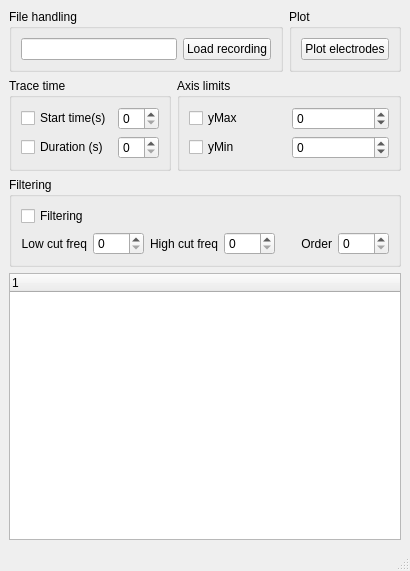
<?xml version="1.0" encoding="UTF-8"?>
<ui version="4.0">
 <class>MainWindow</class>
 <widget class="QMainWindow" name="MainWindow">
  <property name="geometry">
   <rect>
    <x>0</x>
    <y>0</y>
    <width>410</width>
    <height>571</height>
   </rect>
  </property>
  <property name="windowTitle">
   <string>MainWindow</string>
  </property>
  <widget class="QWidget" name="centralwidget">
   <layout class="QGridLayout" name="gridLayout_6">
    <item row="0" column="0" colspan="2">
     <widget class="QGroupBox" name="groupBox_4">
      <property name="title">
       <string>File handling</string>
      </property>
      <layout class="QGridLayout" name="gridLayout_4">
       <item row="0" column="0">
        <widget class="QLineEdit" name="line_fname"/>
       </item>
       <item row="0" column="1">
        <widget class="QPushButton" name="btn_load_rec">
         <property name="text">
          <string>Load recording</string>
         </property>
        </widget>
       </item>
      </layout>
     </widget>
    </item>
    <item row="0" column="2">
     <widget class="QGroupBox" name="groupBox_5">
      <property name="title">
       <string>Plot</string>
      </property>
      <layout class="QGridLayout" name="gridLayout_5">
       <item row="0" column="0">
        <widget class="QPushButton" name="btn_plot_rec">
         <property name="text">
          <string>Plot electrodes</string>
         </property>
        </widget>
       </item>
      </layout>
     </widget>
    </item>
    <item row="1" column="0">
     <widget class="QGroupBox" name="groupBox">
      <property name="title">
       <string>Trace time</string>
      </property>
      <layout class="QGridLayout" name="gridLayout_2">
       <item row="0" column="0">
        <widget class="QCheckBox" name="en_tstart">
         <property name="text">
          <string>Start time(s)</string>
         </property>
        </widget>
       </item>
       <item row="0" column="1">
        <widget class="QSpinBox" name="val_tstart"/>
       </item>
       <item row="1" column="0">
        <widget class="QCheckBox" name="en_duration">
         <property name="text">
          <string>Duration (s)</string>
         </property>
        </widget>
       </item>
       <item row="1" column="1">
        <widget class="QSpinBox" name="val_duration"/>
       </item>
      </layout>
     </widget>
    </item>
    <item row="1" column="1" colspan="2">
     <widget class="QGroupBox" name="groupBox_2">
      <property name="title">
       <string>Axis limits</string>
      </property>
      <layout class="QGridLayout" name="gridLayout_3">
       <item row="0" column="0">
        <widget class="QCheckBox" name="en_yMax">
         <property name="text">
          <string>yMax</string>
         </property>
        </widget>
       </item>
       <item row="0" column="1">
        <widget class="QDoubleSpinBox" name="val_yMax">
         <property name="decimals">
          <number>0</number>
         </property>
         <property name="minimum">
          <double>-65536.000000000000000</double>
         </property>
         <property name="maximum">
          <double>65536.000000000000000</double>
         </property>
        </widget>
       </item>
       <item row="1" column="0">
        <widget class="QCheckBox" name="en_yMin">
         <property name="text">
          <string>yMin</string>
         </property>
        </widget>
       </item>
       <item row="1" column="1">
        <widget class="QDoubleSpinBox" name="val_yMin">
         <property name="decimals">
          <number>0</number>
         </property>
         <property name="minimum">
          <double>-65536.000000000000000</double>
         </property>
         <property name="maximum">
          <double>65536.000000000000000</double>
         </property>
        </widget>
       </item>
      </layout>
     </widget>
    </item>
    <item row="2" column="0" colspan="3">
     <widget class="QGroupBox" name="groupBox_3">
      <property name="title">
       <string>Filtering</string>
      </property>
      <layout class="QGridLayout" name="gridLayout">
       <item row="0" column="0" colspan="2">
        <widget class="QCheckBox" name="en_filter">
         <property name="text">
          <string>Filtering</string>
         </property>
        </widget>
       </item>
       <item row="1" column="0">
        <widget class="QLabel" name="label">
         <property name="text">
          <string>Low cut freq</string>
         </property>
         <property name="alignment">
          <set>Qt::AlignRight|Qt::AlignTrailing|Qt::AlignVCenter</set>
         </property>
        </widget>
       </item>
       <item row="1" column="1">
        <widget class="QSpinBox" name="box_filter_lowcut"/>
       </item>
       <item row="1" column="2">
        <widget class="QLabel" name="label_2">
         <property name="text">
          <string>High cut freq</string>
         </property>
         <property name="alignment">
          <set>Qt::AlignRight|Qt::AlignTrailing|Qt::AlignVCenter</set>
         </property>
        </widget>
       </item>
       <item row="1" column="3">
        <widget class="QSpinBox" name="box_filter_highcut"/>
       </item>
       <item row="1" column="4">
        <widget class="QLabel" name="label_3">
         <property name="text">
          <string>Order</string>
         </property>
         <property name="alignment">
          <set>Qt::AlignRight|Qt::AlignTrailing|Qt::AlignVCenter</set>
         </property>
        </widget>
       </item>
       <item row="1" column="5">
        <widget class="QSpinBox" name="box_filter_order"/>
       </item>
      </layout>
     </widget>
    </item>
    <item row="3" column="0" colspan="3">
     <widget class="QTreeWidget" name="tree_sel_elec">
      <column>
       <property name="text">
        <string notr="true">1</string>
       </property>
      </column>
     </widget>
    </item>
   </layout>
  </widget>
  <widget class="QMenuBar" name="menubar">
   <property name="geometry">
    <rect>
     <x>0</x>
     <y>0</y>
     <width>410</width>
     <height>26</height>
    </rect>
   </property>
  </widget>
  <widget class="QStatusBar" name="statusbar"/>
 </widget>
 <resources/>
 <connections/>
</ui>
